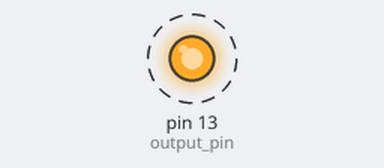
Simulated run of this sketch. Board: Arduino Uno, built with avr-gcc and run on an emulated ATmega328P. On the bench: output pins drawn as LEDs (lit = HIGH). Dashed ring = blinking.

Above: at 0.5 s.
Timing chart, 0 to 4.6 s (numbered marks = the images above):
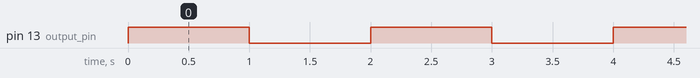

Measured:
- by itself, pin 13 (output_pin): alternates HIGH for 1.0 s and LOW for 1.0 s

The sketch:

sketch.ino
```cpp
/*
 * NSM Cansat Bootcamp
 * Blink
 */

int output_pin = 13;

void setup() {

  pinMode(output_pin, OUTPUT);

}

void loop() {

  digitalWrite(output_pin, HIGH);
  delay(1000);
  digitalWrite(output_pin, LOW);
  delay(1000);

}
```
